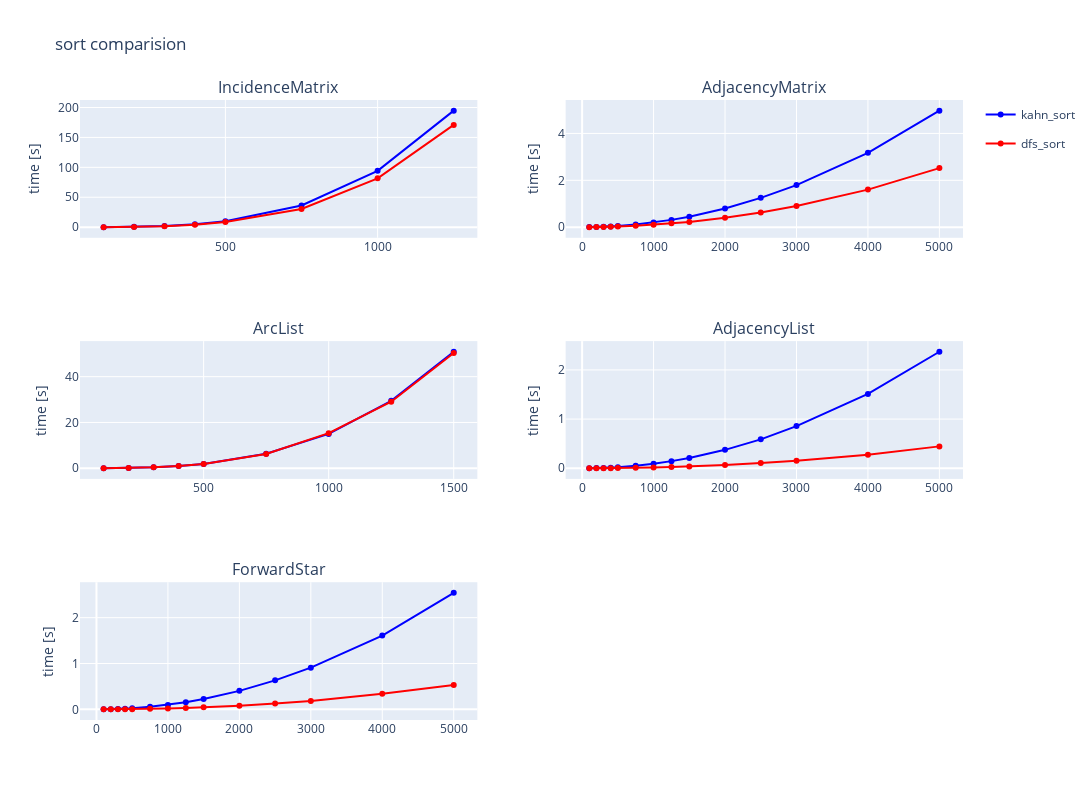

Notebook code for this chart:
### Code cell
compareSortTimesForGraphRepresentation(times, "sort comparision")

### Figure 1 — Plotly figure (JSON) as saved in the notebook; plotly's stock layout.template omitted (floating-point values rounded to 4 significant figures)
{"data": [{"legendgroup": "kahn_sort", "marker": {"color": "blue"}, "name": "kahn_sort", "showlegend": true, "text": ["0.072", "0.566", "1.926", "4.84", "9.785", "36.257", "94.156", "194.784"], "type": "scatter", "x": [100, 200, 300, 400, 500, 750, 1000, 1250], "xaxis": "x", "y": [0.07161, 0.5664, 1.926, 4.84, 9.785, 36.26, 94.16, 194.8], "yaxis": "y"}, {"legendgroup": "dfs_sort", "marker": {"color": "red"}, "name": "dfs_sort", "showlegend": true, "text": ["0.06", "0.483", "1.637", "4.196", "8.475", "30.302", "81.574", "170.875"], "type": "scatter", "x": [100, 200, 300, 400, 500, 750, 1000, 1250], "xaxis": "x", "y": [0.06009, 0.4828, 1.637, 4.196, 8.475, 30.3, 81.57, 170.9], "yaxis": "y"}, {"legendgroup": "kahn_sort", "marker": {"color": "blue"}, "name": "kahn_sort", "showlegend": false, "text": ["0.002", "0.007", "0.016", "0.03", "0.048", "0.11", "0.199", "0.311", "0.447", "0.8", "1.25", "1.794", "3.173", "4.973"], "type": "scatter", "x": [100, 200, 300, 400, 500, 750, 1000, 1250, 1500, 2000, 2500, 3000, 4000, 5000], "xaxis": "x2", "y": [0.001972, 0.007161, 0.01643, 0.03013, 0.04807, 0.1101, 0.1986, 0.3105, 0.4469, 0.7996, 1.25, 1.794, 3.173, 4.973], "yaxis": "y2"}, {"legendgroup": "dfs_sort", "marker": {"color": "red"}, "name": "dfs_sort", "showlegend": false, "text": ["0.001", "0.004", "0.009", "0.016", "0.024", "0.056", "0.1", "0.163", "0.226", "0.4", "0.629", "0.908", "1.603", "2.52"], "type": "scatter", "x": [100, 200, 300, 400, 500, 750, 1000, 1250, 1500, 2000, 2500, 3000, 4000, 5000], "xaxis": "x2", "y": [0.0009658, 0.003859, 0.008517, 0.01566, 0.02444, 0.05633, 0.09969, 0.1635, 0.2256, 0.3996, 0.6291, 0.9075, 1.603, 2.52], "yaxis": "y2"}, {"legendgroup": "kahn_sort", "marker": {"color": "blue"}, "name": "kahn_sort", "showlegend": false, "text": ["0.016", "0.121", "0.405", "0.959", "1.882", "6.32", "15.004", "29.435", "50.873"], "type": "scatter", "x": [100, 200, 300, 400, 500, 750, 1000, 1250, 1500], "xaxis": "x3", "y": [0.01555, 0.1212, 0.4051, 0.959, 1.882, 6.32, 15.0, 29.44, 50.87], "yaxis": "y3"}, {"legendgroup": "dfs_sort", "marker": {"color": "red"}, "name": "dfs_sort", "showlegend": false, "text": ["0.015", "0.12", "0.446", "0.969", "1.845", "6.252", "15.328", "29.053", "50.302"], "type": "scatter", "x": [100, 200, 300, 400, 500, 750, 1000, 1250, 1500], "xaxis": "x3", "y": [0.01505, 0.1197, 0.4457, 0.9687, 1.845, 6.252, 15.33, 29.05, 50.3], "yaxis": "y3"}, {"legendgroup": "kahn_sort", "marker": {"color": "blue"}, "name": "kahn_sort", "showlegend": false, "text": ["0.001", "0.003", "0.007", "0.013", "0.021", "0.053", "0.091", "0.145", "0.209", "0.375", "0.588", "0.858", "1.513", "2.37"], "type": "scatter", "x": [100, 200, 300, 400, 500, 750, 1000, 1250, 1500, 2000, 2500, 3000, 4000, 5000], "xaxis": "x4", "y": [0.0007148, 0.002931, 0.006534, 0.01272, 0.02076, 0.05289, 0.09069, 0.145, 0.2095, 0.3747, 0.5881, 0.8581, 1.513, 2.37], "yaxis": "y4"}, {"legendgroup": "dfs_sort", "marker": {"color": "red"}, "name": "dfs_sort", "showlegend": false, "text": ["0.0", "0.001", "0.001", "0.002", "0.004", "0.009", "0.016", "0.025", "0.037", "0.067", "0.107", "0.151", "0.274", "0.445"], "type": "scatter", "x": [100, 200, 300, 400, 500, 750, 1000, 1250, 1500, 2000, 2500, 3000, 4000, 5000], "xaxis": "x4", "y": [0.0001688, 0.0005429, 0.001339, 0.002316, 0.003749, 0.008947, 0.01599, 0.02545, 0.03713, 0.06661, 0.1071, 0.1515, 0.2739, 0.445], "yaxis": "y4"}, {"legendgroup": "kahn_sort", "marker": {"color": "blue"}, "name": "kahn_sort", "showlegend": false, "text": ["0.001", "0.003", "0.007", "0.014", "0.023", "0.056", "0.098", "0.155", "0.225", "0.404", "0.633", "0.91", "1.61", "2.541"], "type": "scatter", "x": [100, 200, 300, 400, 500, 750, 1000, 1250, 1500, 2000, 2500, 3000, 4000, 5000], "xaxis": "x5", "y": [0.0007939, 0.003231, 0.007089, 0.01396, 0.0228, 0.05551, 0.0976, 0.1551, 0.2246, 0.4038, 0.6329, 0.9098, 1.61, 2.541], "yaxis": "y5"}, {"legendgroup": "dfs_sort", "marker": {"color": "red"}, "name": "dfs_sort", "showlegend": false, "text": ["0.0", "0.001", "0.002", "0.003", "0.005", "0.011", "0.02", "0.031", "0.044", "0.082", "0.129", "0.182", "0.339", "0.529"], "type": "scatter", "x": [100, 200, 300, 400, 500, 750, 1000, 1250, 1500, 2000, 2500, 3000, 4000, 5000], "xaxis": "x5", "y": [0.0002029, 0.000747, 0.001646, 0.002855, 0.004647, 0.01112, 0.02008, 0.03056, 0.04425, 0.08153, 0.1294, 0.1823, 0.3391, 0.5294], "yaxis": "y5"}], "layout": {"annotations": [{"font": {"size": 16}, "showarrow": false, "text": "IncidenceMatrix", "x": 0.225, "xanchor": "center", "xref": "paper", "y": 1, "yanchor": "bottom", "yref": "paper"}, {"font": {"size": 16}, "showarrow": false, "text": "AdjacencyMatrix", "x": 0.775, "xanchor": "center", "xref": "paper", "y": 1, "yanchor": "bottom", "yref": "paper"}, {"font": {"size": 16}, "showarrow": false, "text": "ArcList", "x": 0.225, "xanchor": "center", "xref": "paper", "y": 0.6111, "yanchor": "bottom", "yref": "paper"}, {"font": {"size": 16}, "showarrow": false, "text": "AdjacencyList", "x": 0.775, "xanchor": "center", "xref": "paper", "y": 0.6111, "yanchor": "bottom", "yref": "paper"}, {"font": {"size": 16}, "showarrow": false, "text": "ForwardStar", "x": 0.225, "xanchor": "center", "xref": "paper", "y": 0.2222, "yanchor": "bottom", "yref": "paper"}], "height": 800, "title": {"text": "sort comparision"}, "width": 1200, "xaxis": {"anchor": "y", "domain": [0, 0.45]}, "xaxis2": {"anchor": "y2", "domain": [0.55, 1]}, "xaxis3": {"anchor": "y3", "domain": [0, 0.45]}, "xaxis4": {"anchor": "y4", "domain": [0.55, 1]}, "xaxis5": {"anchor": "y5", "domain": [0, 0.45]}, "xaxis6": {"anchor": "y6", "domain": [0.55, 1]}, "yaxis": {"anchor": "x", "domain": [0.7778, 1], "title": {"text": "time [s]"}}, "yaxis2": {"anchor": "x2", "domain": [0.7778, 1], "title": {"text": "time [s]"}}, "yaxis3": {"anchor": "x3", "domain": [0.3889, 0.6111], "title": {"text": "time [s]"}}, "yaxis4": {"anchor": "x4", "domain": [0.3889, 0.6111], "title": {"text": "time [s]"}}, "yaxis5": {"anchor": "x5", "domain": [0, 0.2222], "title": {"text": "time [s]"}}, "yaxis6": {"anchor": "x6", "domain": [0, 0.2222]}}}
